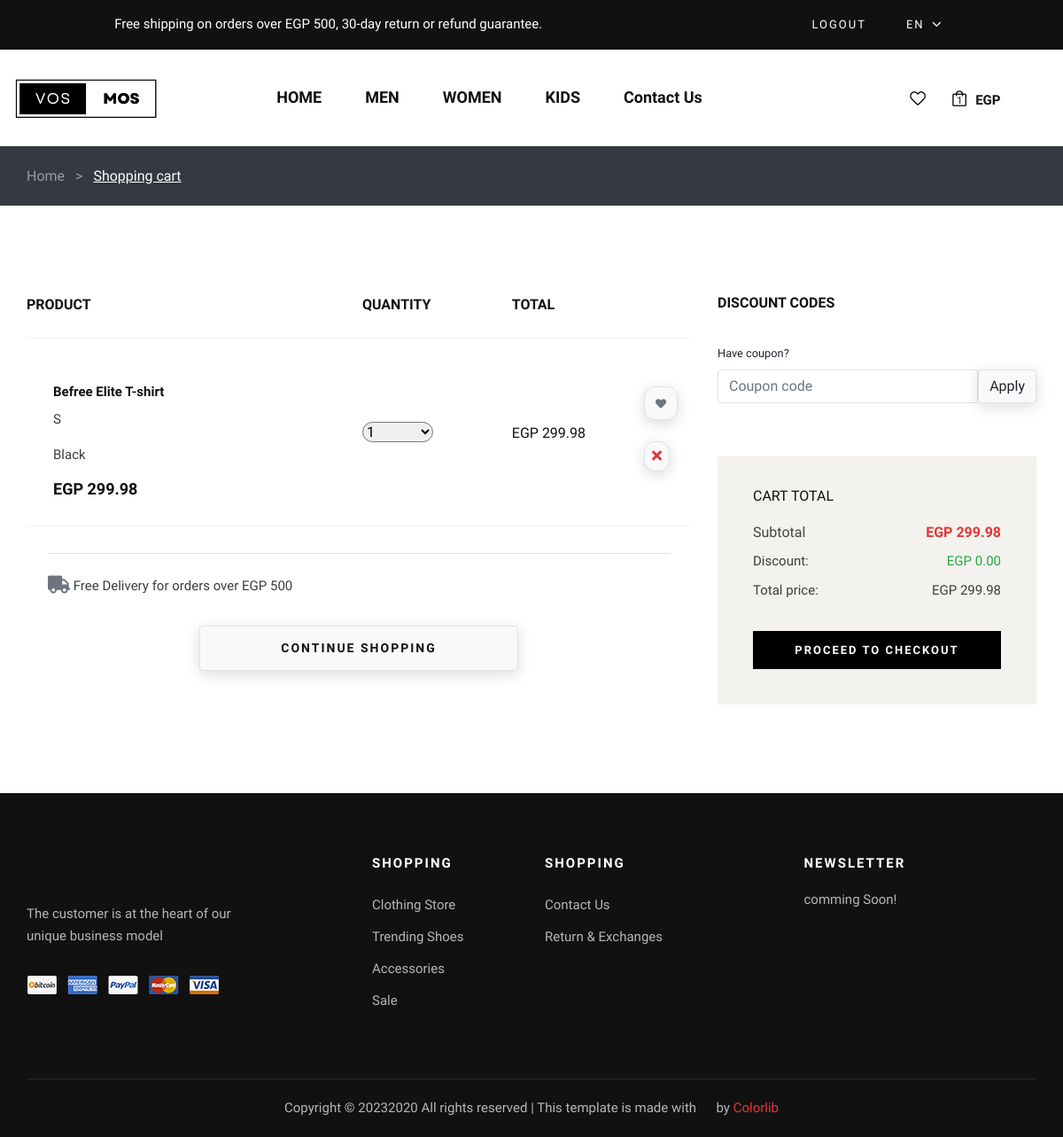
Page /cart (signed in) on the committed database.
### frontend/models.py (models this page shows, shortened)
class CartItem(models.Model):
    product = models.ForeignKey(Product, on_delete=models.CASCADE)
    quantity = models.IntegerField(default=1)
    cart = models.ForeignKey(Cart, on_delete=models.CASCADE, related_name="items", null=True)
    customized = models.BooleanField(default=False)
    size = models.CharField(max_length=10, blank=True, null=True)
    color = models.CharField(max_length=10, blank=True, null=True)
    def __str__(self):
        return f'{self.product.product_name} ({self.quantity})'
    @property
    def total(self):
        total = float(self.product.price) * int(self.quantity)
        return float("{:.2f}".format(total))

class Product(models.Model):
    CATEGORY_CHOICES = (
        ('M', 'Men'),
        ('W', 'Women'),
        ('K', 'Kids'),
        ('A', 'Accessories'),
    )
    SUB_CATEGORY_CHOICES = (
    ('S', 'Shirt'),
    ('SW', 'Sport wear'),
    ('OW', 'Outwear')
    )
    LABEL_CHOICES = (
        ('NEW', 'primary'),
        ('BEST Seller', 'secondary'),
        ('N', '')
    )
    product_id = models.AutoField
    id = models.AutoField(primary_key=True, auto_created=True)
    product_name = models.CharField(max_length=50)
    category = models.ManyToManyField('Category', through='ProductCategory')
    label = models.CharField(choices=LABEL_CHOICES, max_length=11, default="")
    subcategory = models.CharField(choices= SUB_CATEGORY_CHOICES ,max_length=50, default="")
    price = models.FloatField(default=0)
    discount_price = models.FloatField(default=0)
    pub_date = models.DateField()
    image = models.ImageField(upload_to="static", default="", blank=True, null=True)
    material = models.CharField(max_length=50, default="Coton 100%")
    description = models.TextField(default="Are you looking for a t shirt that is comfortable, stylish and affordable? Look no further than our new collection of t shirts, designed to suit any occasion and personality. Whether you want to express your creativity, show your support for a cause, or simply enjoy a casual day out, we have the perfect t shirt for you. Our t shirts are made from high-quality cotton, which is soft, breathable and durable. They come in a variety of colors, sizes and designs, so you can find the one that matches your style and mood.  Our t shirts are easy to wash and care for, and they will not fade or shrink over time. They are also eco-friendly and ethically produced, so you can wear them with confidence and pride. Order your t shirt today and enjoy free shipping for orders over EGP 500. You will love how you look and feel in our t shirts, and so will everyone else. Don't miss this opportunity to get the best t shirt ever.")
    path = models.CharField(max_length=50, default="")
    def get_absolute_url(self):
        return f"/product_detail/{self.id}/"

class Cart(models.Model):
    user = models.ForeignKey(MyUser, on_delete=models.CASCADE, null= True, blank = True)
    applied_coupons = models.ManyToManyField(PromoCode, blank=True,related_name="Applied_Coupons")
    session_key = models.CharField(max_length=32, null=True, blank=True)
    created_at = models.DateTimeField(auto_now_add=True)
    updated_at = models.DateTimeField(auto_now=True)
    ordered = models.BooleanField(default=False)
    coupon = models.ForeignKey(
        PromoCode, on_delete=models.SET_NULL, blank=True, null=True)
    shipping_cost = models.DecimalField(max_digits=10, decimal_places=2, default=25.99)
    @property
    def discount(self):
        if self.coupon:
            total_price = sum(item.total for item in self.items.all())
            discount_amount = total_price * self.coupon.discount
            max_discount = self.coupon.max_discount
            return min(discount_amount, max_discount)
        else:
            return 0
    @property
    def total_price_before_discount(self):
        total_price = sum(item.total for item in self.items.all())
        return "{:.2f}".format(total_price)
    @property
    def total_price(self):
        total_price = sum(item.total for item in self.items.all())
        total_price -= self.discount
        return "{:.2f}".format(total_price)

### frontend/views.py (the view, shortened to what this page needs)
# urls.py: path('cart', views.cart, name='cart'),
def cart(request):
    if request.method == "GET":
        existing_options = [
        {'value': 1, 'label': '1'},
        {'value': 2, 'label': '2'},
        {'value': 3, 'label': '3'},
        {'value': 4, 'label': '4'},
        {'value': 5, 'label': '5'},
        {'value': 6, 'label': '6'},
        {'value': 7, 'label': '7'},
        {'value': 8, 'label': '8'},
        {'value': 9, 'label': '9'},
        {'value': 10, 'label': '10'},
        ]
    if request.user.is_authenticated:
        try:
            cart = Cart.objects.get(user=request.user)
        except Cart.DoesNotExist:
            cart = Cart.objects.create(user=request.user)
        CartItems = CartItem.objects.filter(cart=cart)
        discount = cart.discount
        if cart.coupon:
            promo_code = cart.coupon.code
        else:
            promo_code = False
        context = {'promocode': promo_code, 'existing_options': existing_options,
                   'cart': CartItems, 'user_cart': cart, 'discount': discount}
    return render(request, 'cart.html', context)

### frontend/templates/cart.html (shortened to what this page needs)
{% extends "layout.html" %}
{% load static %}
{% block body %}
    {% if cart|length != 0 %}
    <div data-cart="{{ cart }}"  class="bg-dark">
      <div class="container py-4">
        <nav class="d-flex">
          <h6 class="mb-0">
            <a href="{% url 'index' %}" class="text-white-50">Home</a>
            <span class="text-white-50 mx-2"> > </span>
            <a href="{% url 'cart' %}" class="text-white"><u>Shopping cart</u></a>
          </h6>
        </nav>
      </div>
    </div>
    <section class="shopping-cart spad">
      <div class="container">
        <div class="row">
          <div class="col-lg-8">
            <div class="shopping__cart__table">
              <table>
                <thead>
                  <tr>
                    <th>Product</th>
                    <th>Quantity</th>
                    <th>Total</th>
                    <th></th>
                  </tr>
                </thead>
                <tbody>
                  {% for item in cart %}
                  <tr id="x{{ item.product.id }}{{ item.size }}{{ item.color }}" data-size="{{ item.size }}" data-color="{{ item.color }}" style="position: relative;">
                    <td class="product__cart__item">
                      <a href="{{ item.product.get_absolute_url }}">
                      <div class="product__cart__item__text">
                        <h6>{{ item.product.product_name }}</h6>
                        <p>{{item.size}}</p>
                        <p>{{item.color}}</p>
                        <h5>EGP {{ item.product.price }}</h5>
                      </div></a>
                    </td>
                    <td class="quantity__item">
                      <div class="">
                        <select value="{{ item.quantity }}" class="quantity-select form-select me-4" data-product-id="{{ item.product.id }}" data-size="{{ item.size }}" data-color="{{ item.color }}" style="width: 80px; border-radius: 12px;">
                          {% for option in existing_options|dictsort:"value" %}
                          <option value="{{ option.value }}" {% if option.value == item.quantity %}selected{% endif %}>{{ option.label }}</option>
                          {% endfor %}
                      </select>
                      </div>
                    </td>
                    <td class="cart__price"><text id="total_price_{{ item.product.id }}_{{ item.size }}_{{ item.color }}" class="h6">EGP {{ item.total }}</text> <br />
                    </td>
                    <td>
                      <div class="col-lg col-sm-6 d-flex justify-content-sm-center justify-content-md-start justify-content-lg-center justify-content-xl-end mb-2">
                        <div class="float-md-end">
                          <a onclick="addToFavorites('{{ item.product.id }}')" href="#" class="btn btn-light border px-2 icon-hover filler" style="border-radius: 12px;"><i class="fas fa-heart fa-xs px-1 text-secondary"></i></a>
                          <br>
                          <br>
                          <a href="#" onclick="removeFromCart(event, '{{ item.product.id }}', '{{ item.size }}', '{{ item.color }}' )" class="btn btn-light border text-danger icon-hover-danger" style="border-radius: 12px; padding: 4px 8px;"> <i class="fa fa-close"></i></a>
                        </div>
                      </div>
                    </td>
                  </tr>
                  {% endfor %}
                </tbody>
              </table>
            </div>
            <div class="border-top pt-4 mx-4 mb-4">
              <p><i class="fas fa-truck text-muted fa-lg"></i> Free Delivery for orders over EGP 500</p>
            </div>
            <div class="row ">
              <div class="col-lg-6 col-md-6 col-sm-6">
                <div class="continue__btn">
                  <a class="btn btn-light w-100 border mt-2" id="back-button">Continue Shopping</a>
                </div>
              </div>
            </div>
          </div>
          <div class="col-lg-4">
            <div class="cart__discount">
              <h6>Discount codes</h6>
              <div id="main_coupon_div" class="form-group">
                <label class="form-label">Have coupon?</label>
                  {% if user.is_authenticated %}
                  <div class="input-group">
                    <input id="promo_code" type="text" class="form-control border" name="promo_code" placeholder="Coupon code" />
                    <button id="apply-promo-code" onclick="Apply_promo_function()" class="btn btn-light border">Apply</button>
                  </div>
                    {% else %}
                    <h5><a href="{% url 'login' %}">Login</a> or <a href="{% url 'register' %}">Create An Account</a> To Use Coupons</h5>
                    <hr />
                    <p>Don't Worry We Will Keep Your Cart Items And Designs :) </p>
                    {% endif %}
                </div>
            </div>
            <div id="cart_summary" class="cart__total">
              <h6>Cart total</h6>
              <ul>
                <li>Subtotal <span id="cart_total">EGP {{ user_cart.total_price_before_discount }}</span></li>
                <div class="d-flex justify-content-between">
                  <p class="mb-2">Discount:</p>
                  {% if promocode %}
                  <p id="discount" class="mb-2 text-success">EGP {{ discount }}</p>
                  {% else %}
                  <p id="discount" class="mb-2 text-success">EGP 0.00</p>
                  {% endif %}
                </div>
                <div class="d-flex justify-content-between">
                  <p class="mb-2">Total price:</p>
                  {% if promocode %}
                    <p id="cart_total_discount" class="mb-2 fw-bold">EGP {{user_cart.total_price}}</p>
                  {% else %}
                    <p id="cart_total_discount" class="mb-2">EGP {{user_cart.total_price_before_discount}}</p>
                  {% endif %}
                </div>
              </ul>
              <a href="{% url 'checkout' %}" class="primary-btn w-screen">Proceed to checkout</a>
            </div>
          </div>
        </div>
      </div>
    </section>
    {% endif %}
{% endblock %}

### frontend/static/frontend/css/style.css (style rules this page uses)
html, body { height: 100%; font-family: "Nunito Sans", sans-serif; -webkit-font-smoothing: antialiased; }
h1, h2, h3, h4, h5, h6 { margin: 0; color: #111111; font-weight: 400; font-family: "Nunito Sans", sans-serif; }
h5 { font-size: 18px; }
h6 { font-size: 16px; }
p { font-size: 15px; font-family: "Nunito Sans", sans-serif; color: #3d3d3d; font-weight: 400; line-height: 25px; margin: 0 0 15px 0; }
ul, ol { padding: 0; margin: 0; }
.spad { padding-top: 100px; padding-bottom: 100px; }
.primary-btn { display: inline-block; font-size: 13px; font-weight: 700; text-transform: uppercase; padding: 14px 30px; color: #ffffff; background: #000000; letter-spacing: 4px; }
.shopping-cart .row { justify-content: center; }
.shopping__cart__table { margin-bottom: 30px; }
.shopping__cart__table table { width: 100%; }
.shopping__cart__table table thead { border-bottom: 1px solid #f2f2f2; }
.shopping__cart__table table thead tr th { color: #111111; font-size: 16px; font-weight: 700; text-transform: uppercase; padding-bottom: 25px; }
.shopping__cart__table table tbody tr { border-bottom: 1px solid #f2f2f2; }
.shopping__cart__table table tbody tr td { padding-bottom: 30px; padding-top: 30px; }
.shopping__cart__table table tbody tr td.product__cart__item { width: 400px; }
.shopping__cart__table table tbody tr td.product__cart__item .product__cart__item__text { overflow: hidden; padding-top: 21px; }
.shopping__cart__table table tbody tr td.product__cart__item .product__cart__item__text h6 { color: #111111; font-size: 15px; font-weight: 600; margin-bottom: 10px; }
.shopping__cart__table table tbody tr td.product__cart__item .product__cart__item__text h5 { color: #0d0d0d; font-weight: 700; }
.shopping__cart__table table tbody tr td.quantity__item { width: 175px; }
.shopping__cart__table table tbody tr td.cart__price { color: #111111; font-size: 18px; font-weight: 700; width: 140px; }
.continue__btn a { color: #111111; font-size: 14px; font-weight: 700; letter-spacing: 2px; text-transform: uppercase; border: 1px solid #e1e1e1; padding: 14px 35px; display: inline-block; }
.cart__discount { margin-bottom: 60px; }
.cart__discount h6 { color: #111111; font-weight: 700; text-transform: uppercase; margin-bottom: 35px; }
.cart__total { background: #f3f2ee; padding: 35px 40px 40px; }
.cart__total h6 { color: #111111; text-transform: uppercase; margin-bottom: 12px; }
.cart__total ul { margin-bottom: 25px; }
.cart__total ul li { list-style: none; font-size: 16px; color: #444444; line-height: 40px; overflow: hidden; }
.cart__total ul li span { font-weight: 700; color: #e53637; float: right; }
.cart__total .primary-btn { display: block; padding: 12px 10px; text-align: center; letter-spacing: 2px; }
@media only screen and (min-width: 1200px) { .container { max-width: 1170px; } }

### rows in the picture
CartItem: product.product_name "Befree Elite T-shirt", size "S", color "Black", product.price "299.98", quantity+product+size "1", total "299.98"
Cart: total_price_before_discount "299.98"

### other values in the picture
{{ cart.count }} "1"
